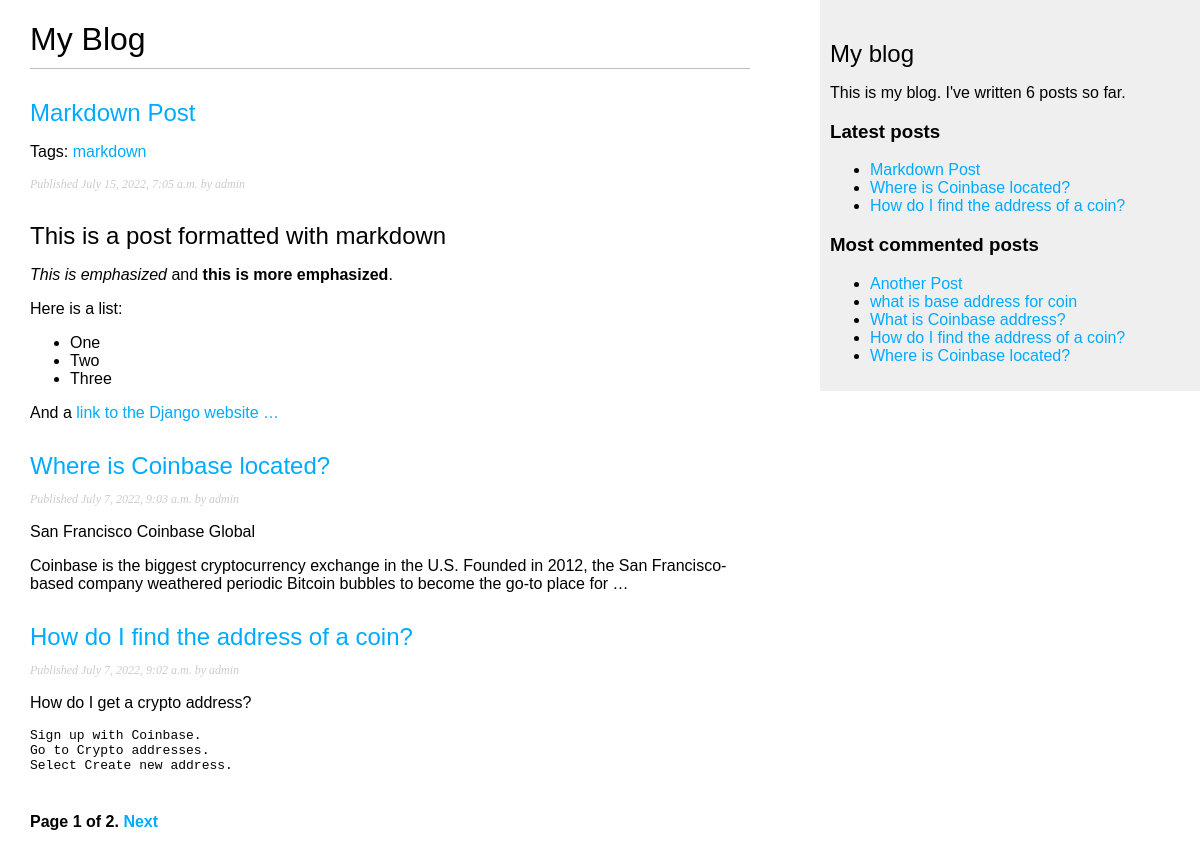
Screenshot of /blog/ with the database file from the repository.
### blog/models.py (models this page shows, shortened)
class Post(models.Model):
    class Status(models.TextChoices):
        DRAFT = 'DF', 'Draft'
        PUBLISHED = 'PB', 'Published'
    tags = TaggableManager()
    title = models.CharField(max_length=250)
    slug = models.SlugField(max_length=250, unique_for_date='publish')
    author = models.ForeignKey(User, on_delete=models.CASCADE, related_name='blog_posts')
    body = models.TextField()
    publish = models.DateTimeField(default=timezone.now)
    created = models.DateTimeField(auto_now_add=True)
    updated = models.DateTimeField(auto_now=True)
    status = models.CharField(max_length=2, choices=Status.choices, default=Status.DRAFT)
    objects = models.Manager()  # The default manager.
    published = PublishedManager()  # Our custom manager.
    class Meta:
        ordering = ['-publish']
        indexes = [
            models.Index(fields=['-publish']),
        ]
    def get_absolute_url(self):
        return reverse('blog:post_detail', args=[self.publish.year, self.publish.month, self.publish.day, self.slug])

### blog/views.py (the view)
# urls.py: path('', views.post_list, name='post_list'),
def post_list(request, tag_slug=None):
    post_list = Post.published.all()
    tag = None
    if tag_slug:
        tag = get_object_or_404(Tag, slug=tag_slug)
        post_list = post_list.filter(tags__in=[tag])
    paginator = Paginator(post_list, 3)
    page_number = request.GET.get('page', 1)
    try:
        posts = paginator.page(page_number)
    except PageNotAnInteger:
        posts = paginator.page(1)
    except EmptyPage:
        posts = paginator.page(paginator.num_pages)
    return render(request, 'blog/post/list.html', {'posts': posts, 'tag': tag})

### blog/models.py (called while the page is built)
    def get_queryset(self):
        return super().get_queryset().filter(status=Post.Status.PUBLISHED)

### blog/templatetags/blog_tags.py (called while the page is built)
@register.simple_tag
def total_posts():
    return Post.published.count()

@register.inclusion_tag('blog/post/latest_posts.html')
def show_latest_posts(count=5):
    latest_posts = Post.published.order_by('-publish')[:count]
    return {'latest_posts': latest_posts}

@register.simple_tag
def get_most_commented_posts(count=5):
    return Post.published.annotate(total_comments=Count('comments')).order_by('-total_comments')[:count]

@register.filter(name='markdown')
def markdown_format(text):
    return mark_safe(markdown.markdown(text))

### blog/templates/blog/post/list.html (shortened to what this page needs)
{% extends "blog/base.html" %}
{% load blog_tags %}
{% block content %}
    <h1>My Blog</h1>
    {% for post in posts %}
        <h2>
            <a href="{{ post.get_absolute_url }}">
                {{ post.title }}
            </a>
        </h2>
        {% if not post.tags.first is None %}
            <p class="tags">
                Tags:
                {% for tag in post.tags.all %}
                    <a href="{% url "blog:post_list_by_tag" tag.slug %}">
                        {{ tag.name }}
                    </a>
                {% endfor %}
            </p>
        {% endif %}
        <p class="date">
            Published {{ post.publish }} by {{ post.author }}
        </p>
        {{ post.body|markdown|truncatewords_html:30 }}
    {% endfor %}
    {% include "pagination.html" with page=posts %}
{% endblock %}

### blog/templates/blog/base.html (shortened to what this page needs)
<!DOCTYPE html>
{% load static %}
{% load blog_tags %}
<html>
<head>
    <link href="{% static "css/blog.css" %}" rel="stylesheet">
</head>
<body>
<div id="content">
    {% block content %}
    {% endblock %}
</div>
<div id="sidebar">
    <h2>My blog</h2>
    <p>
        This is my blog.
        I've written {% total_posts %} posts so far.
    </p>
    <h3>Latest posts</h3>
    {% show_latest_posts 3 %}
    <h3>Most commented posts</h3>
    {% get_most_commented_posts as most_commented_posts %}
    <ul>
        {% for post in most_commented_posts %}
            <li>
                <a href="{{ post.get_absolute_url }}">{{ post.title }}</a>
            </li>
        {% endfor %}
    </ul>
</div>
</body>
</html>

### blog/templates/pagination.html (shortened to what this page needs)
<div class="pagination">
  <span class="step-links">
    <span class="current">
      Page {{ page.number }} of {{ page.paginator.num_pages }}.
    </span>
    {% if page.has_next %}
      <a href="?page={{ page.next_page_number }}">Next</a>
    {% endif %}
  </span>
</div>

### blog/templates/blog/post/latest_posts.html
<ul>
    {% for post in latest_posts %}
        <li>
            <a href="{{ post.get_absolute_url }}">{{ post.title }}</a>
        </li>
    {% endfor %}
</ul>

### blog/static/css/blog.css (style rules this page uses)
body { margin:0; padding:0; font-family:helvetica, sans-serif; }
a { color:#00abff; text-decoration:none; }
h1 { font-weight:normal; border-bottom:1px solid #bbb; padding:0 0 10px 0; }
h2 { font-weight:normal; margin:30px 0 0; }
#content { float:left; width:60%; padding:0 0 0 30px; }
#sidebar { float:right; width:30%; padding:10px; background:#efefef; height:100%; }
p.date { color:#ccc; font-family: georgia, serif; font-size: 12px; font-style: italic; }
.pagination { margin:40px 0; font-weight:bold; }

### rows the page displays
Post: title "Markdown Post", publish "July 15, 2022, 7:05 a.m.", author "admin", body "This is a post formatted with markdown This is emphasized and this is more emphasized . Here is a list: One Two Three And a link to the Django website …"
Tag: name "markdown"
Post: title "Where is Coinbase located?", publish "July 7, 2022, 9:03 a.m.", author "admin", body "San Francisco Coinbase Global Coinbase is the biggest cryptocurrency exchange in the U.S. Founded in 2012, the San Francisco-based company weathered periodic Bitcoin bubbles to become the go-to place for …"
Post: title "How do I find the address of a coin?", publish "July 7, 2022, 9:02 a.m.", author "admin", body "How do I get a crypto address? Sign up with Coinbase. Go to Crypto addresses. Select Create new address."
Post: title "Another Post"
Post: title "what is base address for coin"
Post: title "What is Coinbase address?"

### other values shown
{{ page.number }} "1"
{{ page.paginator.num_pages }} "2"
